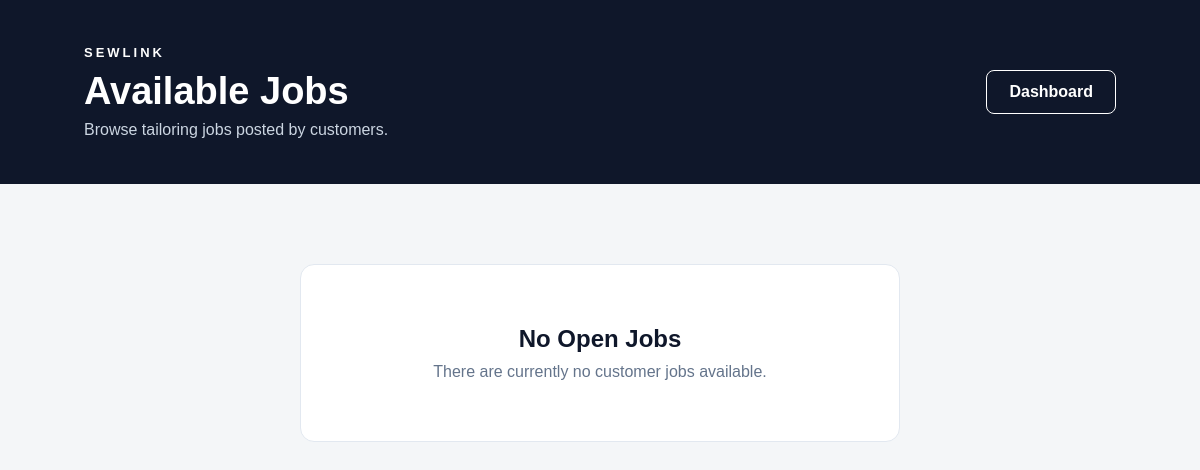
The app's page /jobs/tailor/jobs/ (signed in), older data.
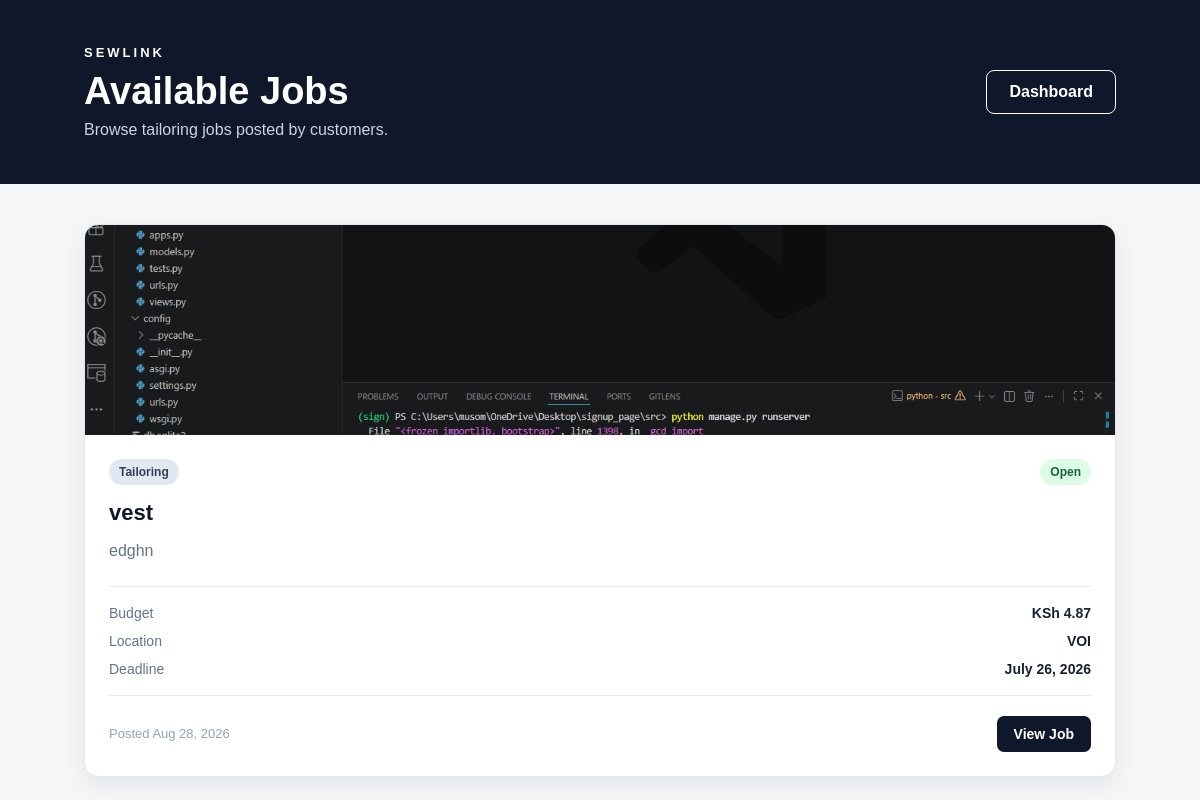
The same page, newer data.
### JobApp/models.py (models this page shows, shortened)
class Job(models.Model):
    CATEGORY_CHOICES = [
        ('tailoring', 'Tailoring'),
        ('alteration', 'Clothing Alteration'),
        ('repair', 'Clothing Repair'),
        ('embroidery', 'Embroidery'),
        ('design', 'Clothing Design'),
        ('other', 'Other'),
    ]
    STATUS_CHOICES = [
        ('open', 'Open'),
        ('pending', 'Pending'),
        ('accepted', 'Accepted'),
        ('rejected', 'Rejected'),
        ('in_progress', 'In Progress'),
        ('completed', 'Completed'),
        ('cancelled', 'Cancelled'),
    ]
    customer = models.ForeignKey(
        CustomerProfile,
        on_delete=models.CASCADE,
        related_name='jobs'
    )
    tailor = models.ForeignKey(
        TailorProfile,
        on_delete=models.SET_NULL,
        null=True,
        blank=True,
        related_name='jobs'
    )
    service = models.ForeignKey(
        Service,
        on_delete=models.SET_NULL,
        null=True,
        blank=True,
        related_name='jobs'
    )
    title = models.CharField(max_length=200)
    description = models.TextField()
    category = models.CharField(
        max_length=30,
        choices=CATEGORY_CHOICES,
        default='tailoring'
    )
    budget = models.DecimalField(
        max_digits=10,
        decimal_places=2,
        null=True,
        blank=True
    )
    agreed_price = models.DecimalField(
        max_digits=10,
        decimal_places=2,
        null=True,
        blank=True
    )
    deadline = models.DateField(
        null=True,
        blank=True
    )
    requested_date = models.DateField(
        null=True,
        blank=True
    )
    location = models.CharField(
        max_length=150
    )
    reference_image = models.ImageField(
        upload_to='job_references/',
        blank=True,
        null=True
    )
    status = models.CharField(
        max_length=20,
        choices=STATUS_CHOICES,
        default='open'
    )
    created_at = models.DateTimeField(
        auto_now_add=True
    )
    updated_at = models.DateTimeField(
        auto_now=True
    )

### JobApp/views.py (the view)
# urls.py: path('tailor/jobs/', views.tailor_job_list, name='tailor_job_list'),
@login_required
def tailor_job_list(request):
    tailor = get_object_or_404(TailorProfile, user=request.user)
    jobs = Job.objects.filter(
        status='open'
    ).select_related(
        'customer'
    ).order_by('-created_at')
    return render(request, 'JobApp/tailor_job_list.html', {
        'tailor': tailor,
        'jobs': jobs,
    })

### JobApp/templates/JobApp/tailor_job_list.html (shortened to what this page needs)
<!DOCTYPE html>
<html lang="en">
<head>
    {% load static %}
    <link rel="stylesheet" href="{% static 'css/tailor_job_list.css' %}">
</head>
<body>
<div class="page">
    <header class="page-header">
        <div>
            <span class="eyebrow">SEWLINK</span>
            <h1>Available Jobs</h1>
            <p>Browse tailoring jobs posted by customers.</p>
        </div>
        <a href="{% url 'TailorApp:dashboard' %}" class="dashboard-link">
            Dashboard
        </a>
    </header>
    <main class="jobs-container">
        {% if jobs %}
            <div class="jobs-grid">
                {% for job in jobs %}
                    <article class="job-card">
                        {% if job.reference_image %}
                            <div class="job-image">
                                <img src="{{ job.reference_image.url }}" alt="{{ job.title }}">
                            </div>
                        {% endif %}
                        <div class="job-content">
                            <div class="job-top">
                                <span class="category">
                                    {{ job.get_category_display }}
                                </span>
                                <span class="status">
                                    {{ job.get_status_display }}
                                </span>
                            </div>
                            <h2>{{ job.title }}</h2>
                            <p class="description">
                                {{ job.description|truncatewords:25 }}
                            </p>
                            <div class="job-details">
                                <div>
                                    <span>Budget</span>
                                    <strong>
                                        {% if job.budget %}
                                            KSh {{ job.budget }}
                                        {% else %}
                                            Negotiable
                                        {% endif %}
                                    </strong>
                                </div>
                                <div>
                                    <span>Location</span>
                                    <strong>{{ job.location }}</strong>
                                </div>
                                <div>
                                    <span>Deadline</span>
                                    <strong>
                                        {% if job.deadline %}
                                            {{ job.deadline }}
                                        {% else %}
                                            Not specified
                                        {% endif %}
                                    </strong>
                                </div>
                            </div>
                            <div class="job-footer">
                                <span class="posted">
                                    Posted {{ job.created_at|date:"M d, Y" }}
                                </span>
                                <a href="{% url 'JobApp:tailor_job_detail' job.pk %}" class="view-button">
                                    View Job
                                </a>
                            </div>
                        </div>
                    </article>
                {% endfor %}
            </div>
        {% else %}
            <div class="empty-state">
                <h2>No Open Jobs</h2>
                <p>There are currently no customer jobs available.</p>
            </div>
        {% endif %}
    </main>
</div>
</body>
</html>

Row changes from the older to the newer data that the page shows:
added Job: reference_image (picture), category "Tailoring", status "Open", title "vest", description "edghn", budget "4.87", location "VOI", deadline "July 26, 2026", created_at "Aug 28, 2026"
Text that changed along with them:
text no longer shown: "No Open Jobs There are currently no customer jobs available."
